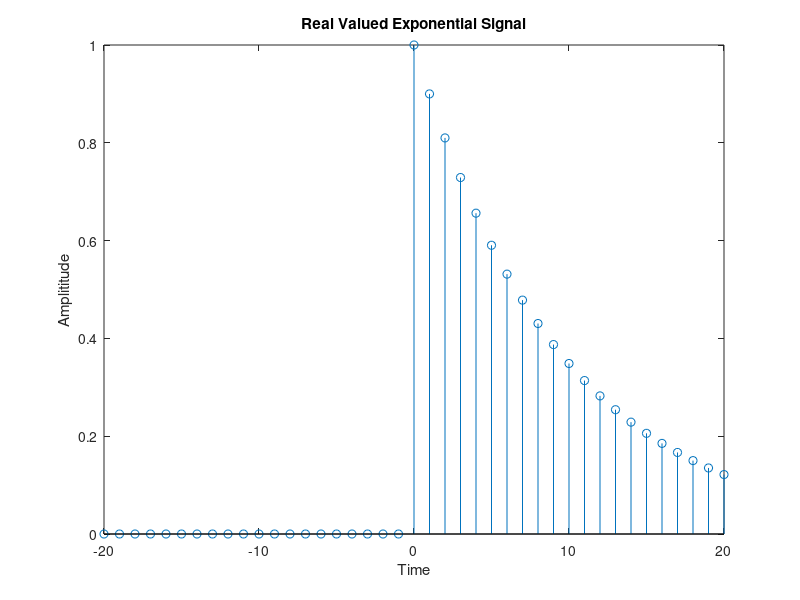

This figure's MATLAB source:
n=-20:20;
x=(0.9.^n).*[n>=0];
stem(n,x);
xlabel('Time');
ylabel('Amplititude');
title('Real Valued Exponential Signal');
